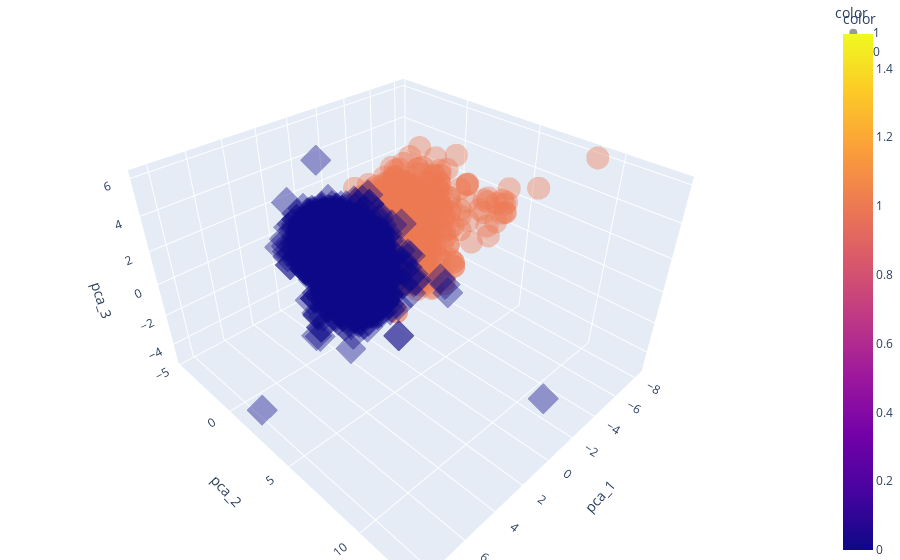

Notebook code for this chart:
### Code cell
import plotly.express as px

fig = px.scatter_3d(
	pca_wine_pd, x='pca_1', y='pca_2', z='pca_3', color='color', symbol='color', opacity=0.4
)
fig.update_layout(margin=dict(l=0, r=0, b=0, t=0)) # left, right, bottom, top = 0
fig.show()

### Figure 1 — Plotly figure (JSON) as saved in the notebook; plotly's stock layout.template omitted (floating-point values rounded to 4 significant figures; data arrays with more than 128 entries replaced by an {"elided": "..."} marker saying what was removed)
{"data": [{"hovertemplate": "color=%{marker.color}<br>pca_1=%{x}<br>pca_2=%{y}<br>pca_3=%{z}<extra></extra>", "legendgroup": "1", "marker": {"color": {"elided": "1599 int values"}, "coloraxis": "coloraxis", "opacity": 0.4, "symbol": "circle"}, "mode": "markers", "name": "1", "scene": "scene", "showlegend": true, "type": "scatter3d", "x": {"elided": "1599 float values"}, "y": {"elided": "1599 float values"}, "z": {"elided": "1599 float values"}}, {"hovertemplate": "color=%{marker.color}<br>pca_1=%{x}<br>pca_2=%{y}<br>pca_3=%{z}<extra></extra>", "legendgroup": "0", "marker": {"color": {"elided": "4898 int values"}, "coloraxis": "coloraxis", "opacity": 0.4, "symbol": "diamond"}, "mode": "markers", "name": "0", "scene": "scene", "showlegend": true, "type": "scatter3d", "x": {"elided": "4898 float values"}, "y": {"elided": "4898 float values"}, "z": {"elided": "4898 float values"}}], "layout": {"coloraxis": {"colorbar": {"title": {"text": "color"}}, "colorscale": [[0, "#0d0887"], [0.1111, "#46039f"], [0.2222, "#7201a8"], [0.3333, "#9c179e"], [0.4444, "#bd3786"], [0.5556, "#d8576b"], [0.6667, "#ed7953"], [0.7778, "#fb9f3a"], [0.8889, "#fdca26"], [1, "#f0f921"]]}, "legend": {"title": {"text": "color"}, "tracegroupgap": 0}, "margin": {"b": 0, "l": 0, "r": 0, "t": 0}, "scene": {"domain": {"x": [0, 1], "y": [0, 1]}, "xaxis": {"title": {"text": "pca_1"}}, "yaxis": {"title": {"text": "pca_2"}}, "zaxis": {"title": {"text": "pca_3"}}}}}
